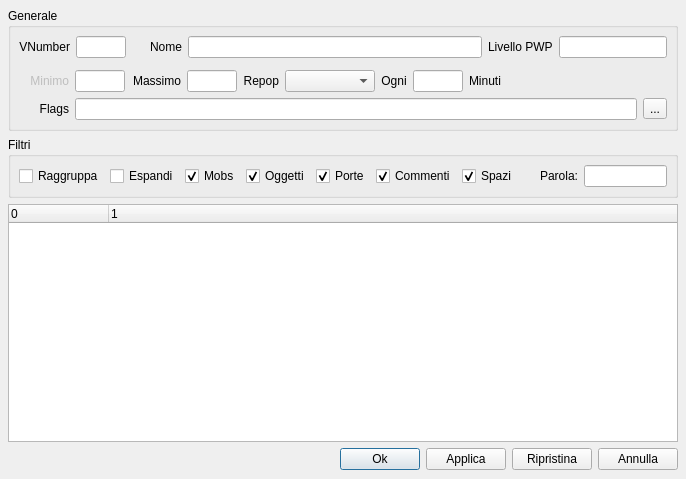
<ui version="4.0" >
 <class>GuiZone</class>
 <widget class="QDialog" name="GuiZone" >
  <property name="geometry" >
   <rect>
    <x>0</x>
    <y>0</y>
    <width>686</width>
    <height>479</height>
   </rect>
  </property>
  <property name="windowTitle" >
   <string>GuiZone</string>
  </property>
  <layout class="QGridLayout" >
   <property name="leftMargin" >
    <number>8</number>
   </property>
   <property name="topMargin" >
    <number>8</number>
   </property>
   <property name="rightMargin" >
    <number>8</number>
   </property>
   <property name="bottomMargin" >
    <number>8</number>
   </property>
   <property name="horizontalSpacing" >
    <number>6</number>
   </property>
   <property name="verticalSpacing" >
    <number>6</number>
   </property>
   <item row="0" column="0" >
    <widget class="QGroupBox" name="mp_gbMain" >
     <property name="minimumSize" >
      <size>
       <width>16</width>
       <height>16</height>
      </size>
     </property>
     <property name="title" >
      <string>Generale</string>
     </property>
     <layout class="QGridLayout" >
      <property name="leftMargin" >
       <number>8</number>
      </property>
      <property name="topMargin" >
       <number>8</number>
      </property>
      <property name="rightMargin" >
       <number>8</number>
      </property>
      <property name="bottomMargin" >
       <number>8</number>
      </property>
      <property name="horizontalSpacing" >
       <number>6</number>
      </property>
      <property name="verticalSpacing" >
       <number>6</number>
      </property>
      <item row="0" column="0" colspan="2" >
       <layout class="QHBoxLayout" >
        <property name="spacing" >
         <number>6</number>
        </property>
        <property name="leftMargin" >
         <number>0</number>
        </property>
        <property name="topMargin" >
         <number>0</number>
        </property>
        <property name="rightMargin" >
         <number>0</number>
        </property>
        <property name="bottomMargin" >
         <number>0</number>
        </property>
        <item>
         <widget class="QLabel" name="mp_labelVNumber" >
          <property name="enabled" >
           <bool>true</bool>
          </property>
          <property name="minimumSize" >
           <size>
            <width>50</width>
            <height>0</height>
           </size>
          </property>
          <property name="text" >
           <string>VNumber</string>
          </property>
          <property name="alignment" >
           <set>Qt::AlignRight|Qt::AlignTrailing|Qt::AlignVCenter</set>
          </property>
         </widget>
        </item>
        <item>
         <widget class="QLineEdit" name="mp_leVNumber" >
          <property name="sizePolicy" >
           <sizepolicy vsizetype="Fixed" hsizetype="Minimum" >
            <horstretch>0</horstretch>
            <verstretch>0</verstretch>
           </sizepolicy>
          </property>
          <property name="minimumSize" >
           <size>
            <width>50</width>
            <height>0</height>
           </size>
          </property>
          <property name="maximumSize" >
           <size>
            <width>50</width>
            <height>32767</height>
           </size>
          </property>
          <property name="focusPolicy" >
           <enum>Qt::StrongFocus</enum>
          </property>
          <property name="text" >
           <string/>
          </property>
          <property name="maxLength" >
           <number>5</number>
          </property>
          <property name="readOnly" >
           <bool>false</bool>
          </property>
         </widget>
        </item>
        <item>
         <widget class="QLabel" name="mp_labelName" >
          <property name="minimumSize" >
           <size>
            <width>50</width>
            <height>0</height>
           </size>
          </property>
          <property name="text" >
           <string>Nome</string>
          </property>
          <property name="alignment" >
           <set>Qt::AlignRight|Qt::AlignTrailing|Qt::AlignVCenter</set>
          </property>
         </widget>
        </item>
        <item>
         <widget class="QLineEdit" name="mp_leName" >
          <property name="minimumSize" >
           <size>
            <width>200</width>
            <height>0</height>
           </size>
          </property>
         </widget>
        </item>
        <item>
         <widget class="QLabel" name="mp_labelPwpLevel" >
          <property name="text" >
           <string>Livello PWP</string>
          </property>
         </widget>
        </item>
        <item>
         <widget class="QLineEdit" name="mp_lePwpLevel" >
          <property name="sizePolicy" >
           <sizepolicy vsizetype="Fixed" hsizetype="Maximum" >
            <horstretch>0</horstretch>
            <verstretch>0</verstretch>
           </sizepolicy>
          </property>
         </widget>
        </item>
       </layout>
      </item>
      <item row="1" column="1" >
       <widget class="QWidget" native="1" name="widget" />
      </item>
      <item row="2" column="0" colspan="2" >
       <layout class="QHBoxLayout" >
        <property name="spacing" >
         <number>6</number>
        </property>
        <property name="leftMargin" >
         <number>0</number>
        </property>
        <property name="topMargin" >
         <number>0</number>
        </property>
        <property name="rightMargin" >
         <number>0</number>
        </property>
        <property name="bottomMargin" >
         <number>0</number>
        </property>
        <item>
         <widget class="QLabel" name="mp_labelMinVNumber" >
          <property name="enabled" >
           <bool>false</bool>
          </property>
          <property name="minimumSize" >
           <size>
            <width>50</width>
            <height>0</height>
           </size>
          </property>
          <property name="text" >
           <string>Minimo</string>
          </property>
          <property name="alignment" >
           <set>Qt::AlignRight|Qt::AlignTrailing|Qt::AlignVCenter</set>
          </property>
         </widget>
        </item>
        <item>
         <widget class="QLineEdit" name="mp_leMinVNumber" >
          <property name="enabled" >
           <bool>true</bool>
          </property>
          <property name="minimumSize" >
           <size>
            <width>50</width>
            <height>0</height>
           </size>
          </property>
          <property name="maximumSize" >
           <size>
            <width>50</width>
            <height>16777215</height>
           </size>
          </property>
          <property name="focusPolicy" >
           <enum>Qt::NoFocus</enum>
          </property>
          <property name="maxLength" >
           <number>5</number>
          </property>
          <property name="readOnly" >
           <bool>true</bool>
          </property>
         </widget>
        </item>
        <item>
         <widget class="QLabel" name="mp_labelMaxVNumber" >
          <property name="minimumSize" >
           <size>
            <width>50</width>
            <height>0</height>
           </size>
          </property>
          <property name="text" >
           <string>Massimo</string>
          </property>
          <property name="alignment" >
           <set>Qt::AlignRight|Qt::AlignTrailing|Qt::AlignVCenter</set>
          </property>
         </widget>
        </item>
        <item>
         <widget class="QLineEdit" name="mp_leMaxVNumber" >
          <property name="minimumSize" >
           <size>
            <width>50</width>
            <height>0</height>
           </size>
          </property>
          <property name="maximumSize" >
           <size>
            <width>50</width>
            <height>16777215</height>
           </size>
          </property>
          <property name="maxLength" >
           <number>5</number>
          </property>
         </widget>
        </item>
        <item>
         <widget class="QLabel" name="mp_labelRepop" >
          <property name="text" >
           <string>Repop</string>
          </property>
          <property name="alignment" >
           <set>Qt::AlignRight|Qt::AlignTrailing|Qt::AlignVCenter</set>
          </property>
         </widget>
        </item>
        <item>
         <widget class="QComboBox" name="mp_comboRepopMode" >
          <property name="minimumSize" >
           <size>
            <width>90</width>
            <height>0</height>
           </size>
          </property>
         </widget>
        </item>
        <item>
         <widget class="QLabel" name="mp_labelRepopInterval1" >
          <property name="text" >
           <string>Ogni</string>
          </property>
          <property name="alignment" >
           <set>Qt::AlignCenter</set>
          </property>
         </widget>
        </item>
        <item>
         <widget class="QLineEdit" name="mp_leRepopInterval" >
          <property name="maximumSize" >
           <size>
            <width>50</width>
            <height>16777215</height>
           </size>
          </property>
          <property name="maxLength" >
           <number>3</number>
          </property>
         </widget>
        </item>
        <item>
         <widget class="QLabel" name="mp_labelRepopInterval2" >
          <property name="text" >
           <string>Minuti</string>
          </property>
         </widget>
        </item>
        <item>
         <spacer>
          <property name="orientation" >
           <enum>Qt::Horizontal</enum>
          </property>
          <property name="sizeHint" >
           <size>
            <width>151</width>
            <height>20</height>
           </size>
          </property>
         </spacer>
        </item>
       </layout>
      </item>
      <item rowspan="2" row="3" column="0" colspan="2" >
       <layout class="QHBoxLayout" >
        <property name="spacing" >
         <number>6</number>
        </property>
        <property name="leftMargin" >
         <number>0</number>
        </property>
        <property name="topMargin" >
         <number>0</number>
        </property>
        <property name="rightMargin" >
         <number>0</number>
        </property>
        <property name="bottomMargin" >
         <number>0</number>
        </property>
        <item>
         <widget class="QLabel" name="mp_labelFlags" >
          <property name="minimumSize" >
           <size>
            <width>50</width>
            <height>0</height>
           </size>
          </property>
          <property name="text" >
           <string>Flags</string>
          </property>
          <property name="alignment" >
           <set>Qt::AlignRight|Qt::AlignTrailing|Qt::AlignVCenter</set>
          </property>
         </widget>
        </item>
        <item>
         <widget class="QLineEdit" name="mp_leFlags" >
          <property name="minimumSize" >
           <size>
            <width>400</width>
            <height>0</height>
           </size>
          </property>
          <property name="focusPolicy" >
           <enum>Qt::NoFocus</enum>
          </property>
          <property name="dragEnabled" >
           <bool>true</bool>
          </property>
          <property name="readOnly" >
           <bool>true</bool>
          </property>
         </widget>
        </item>
        <item>
         <widget class="QToolButton" name="mp_tbFlags" >
          <property name="text" >
           <string>...</string>
          </property>
         </widget>
        </item>
       </layout>
      </item>
      <item row="4" column="1" >
       <widget class="QWidget" native="1" name="widget" />
      </item>
     </layout>
    </widget>
   </item>
   <item row="1" column="0" >
    <widget class="QGroupBox" name="mp_gbFilters" >
     <property name="toolTip" >
      <string>Applica i filtri selezionati</string>
     </property>
     <property name="title" >
      <string>Filtri</string>
     </property>
     <layout class="QHBoxLayout" >
      <property name="spacing" >
       <number>6</number>
      </property>
      <property name="leftMargin" >
       <number>8</number>
      </property>
      <property name="topMargin" >
       <number>8</number>
      </property>
      <property name="rightMargin" >
       <number>8</number>
      </property>
      <property name="bottomMargin" >
       <number>8</number>
      </property>
      <item>
       <layout class="QHBoxLayout" >
        <property name="spacing" >
         <number>6</number>
        </property>
        <property name="leftMargin" >
         <number>0</number>
        </property>
        <property name="topMargin" >
         <number>0</number>
        </property>
        <property name="rightMargin" >
         <number>0</number>
        </property>
        <property name="bottomMargin" >
         <number>0</number>
        </property>
        <item>
         <widget class="QCheckBox" name="mp_cbGroup" >
          <property name="text" >
           <string>Raggruppa</string>
          </property>
         </widget>
        </item>
        <item>
         <widget class="QCheckBox" name="mp_cbExpand" >
          <property name="text" >
           <string>Espandi</string>
          </property>
         </widget>
        </item>
        <item>
         <widget class="QCheckBox" name="mp_cbMobs" >
          <property name="text" >
           <string>Mobs</string>
          </property>
          <property name="checked" >
           <bool>true</bool>
          </property>
         </widget>
        </item>
        <item>
         <widget class="QCheckBox" name="mp_cbItems" >
          <property name="text" >
           <string>Oggetti</string>
          </property>
          <property name="checked" >
           <bool>true</bool>
          </property>
         </widget>
        </item>
        <item>
         <widget class="QCheckBox" name="mp_cbDoors" >
          <property name="text" >
           <string>Porte</string>
          </property>
          <property name="checked" >
           <bool>true</bool>
          </property>
         </widget>
        </item>
        <item>
         <widget class="QCheckBox" name="mp_cbComments" >
          <property name="text" >
           <string>Commenti</string>
          </property>
          <property name="checked" >
           <bool>true</bool>
          </property>
         </widget>
        </item>
        <item>
         <widget class="QCheckBox" name="mp_cbSpaces" >
          <property name="minimumSize" >
           <size>
            <width>50</width>
            <height>0</height>
           </size>
          </property>
          <property name="text" >
           <string>Spazi</string>
          </property>
          <property name="checked" >
           <bool>true</bool>
          </property>
         </widget>
        </item>
       </layout>
      </item>
      <item>
       <layout class="QHBoxLayout" >
        <property name="spacing" >
         <number>6</number>
        </property>
        <property name="leftMargin" >
         <number>0</number>
        </property>
        <property name="topMargin" >
         <number>0</number>
        </property>
        <property name="rightMargin" >
         <number>0</number>
        </property>
        <property name="bottomMargin" >
         <number>0</number>
        </property>
        <item>
         <spacer>
          <property name="orientation" >
           <enum>Qt::Horizontal</enum>
          </property>
          <property name="sizeType" >
           <enum>QSizePolicy::MinimumExpanding</enum>
          </property>
          <property name="sizeHint" >
           <size>
            <width>20</width>
            <height>20</height>
           </size>
          </property>
         </spacer>
        </item>
        <item>
         <widget class="QLabel" name="mp_labelFilter" >
          <property name="minimumSize" >
           <size>
            <width>40</width>
            <height>0</height>
           </size>
          </property>
          <property name="toolTip" >
           <string>E' possibile usare anche espressioni regolari</string>
          </property>
          <property name="text" >
           <string>Parola:</string>
          </property>
          <property name="alignment" >
           <set>Qt::AlignRight|Qt::AlignTrailing|Qt::AlignVCenter</set>
          </property>
         </widget>
        </item>
        <item>
         <widget class="QLineEdit" name="mp_leFilter" >
          <property name="minimumSize" >
           <size>
            <width>80</width>
            <height>0</height>
           </size>
          </property>
          <property name="maxLength" >
           <number>30</number>
          </property>
         </widget>
        </item>
       </layout>
      </item>
     </layout>
    </widget>
   </item>
   <item row="2" column="0" >
    <widget class="MyQt::TreeWidget" name="mp_twZoneCommands" >
     <property name="alternatingRowColors" >
      <bool>true</bool>
     </property>
     <property name="rootIsDecorated" >
      <bool>true</bool>
     </property>
     <property name="columnCount" >
      <number>2</number>
     </property>
     <column>
      <property name="text" >
       <string>0</string>
      </property>
     </column>
     <column>
      <property name="text" >
       <string>1</string>
      </property>
     </column>
    </widget>
   </item>
   <item row="3" column="0" >
    <layout class="QHBoxLayout" >
     <property name="spacing" >
      <number>6</number>
     </property>
     <property name="leftMargin" >
      <number>0</number>
     </property>
     <property name="topMargin" >
      <number>0</number>
     </property>
     <property name="rightMargin" >
      <number>0</number>
     </property>
     <property name="bottomMargin" >
      <number>0</number>
     </property>
     <item>
      <spacer>
       <property name="orientation" >
        <enum>Qt::Horizontal</enum>
       </property>
       <property name="sizeHint" >
        <size>
         <width>291</width>
         <height>23</height>
        </size>
       </property>
      </spacer>
     </item>
     <item>
      <widget class="QPushButton" name="mp_pbOk" >
       <property name="text" >
        <string>Ok</string>
       </property>
      </widget>
     </item>
     <item>
      <widget class="QPushButton" name="mp_pbSave" >
       <property name="text" >
        <string>Applica</string>
       </property>
      </widget>
     </item>
     <item>
      <widget class="QPushButton" name="mp_pbRestore" >
       <property name="text" >
        <string>Ripristina</string>
       </property>
      </widget>
     </item>
     <item>
      <widget class="QPushButton" name="mp_pbCancel" >
       <property name="text" >
        <string>Annulla</string>
       </property>
      </widget>
     </item>
    </layout>
   </item>
  </layout>
 </widget>
 <layoutdefault spacing="5" margin="5" />
 <customwidgets>
  <customwidget>
   <class>MyQt::TreeWidget</class>
   <extends>QTreeWidget</extends>
   <header>myqt.h</header>
  </customwidget>
 </customwidgets>
 <tabstops>
  <tabstop>mp_leVNumber</tabstop>
  <tabstop>mp_leName</tabstop>
  <tabstop>mp_leMaxVNumber</tabstop>
  <tabstop>mp_comboRepopMode</tabstop>
  <tabstop>mp_leRepopInterval</tabstop>
  <tabstop>mp_tbFlags</tabstop>
  <tabstop>mp_cbGroup</tabstop>
  <tabstop>mp_cbExpand</tabstop>
  <tabstop>mp_cbMobs</tabstop>
  <tabstop>mp_cbItems</tabstop>
  <tabstop>mp_cbDoors</tabstop>
  <tabstop>mp_cbComments</tabstop>
  <tabstop>mp_cbSpaces</tabstop>
  <tabstop>mp_leFilter</tabstop>
  <tabstop>mp_twZoneCommands</tabstop>
  <tabstop>mp_pbOk</tabstop>
  <tabstop>mp_pbSave</tabstop>
  <tabstop>mp_pbRestore</tabstop>
  <tabstop>mp_pbCancel</tabstop>
 </tabstops>
 <resources/>
 <connections/>
</ui>
